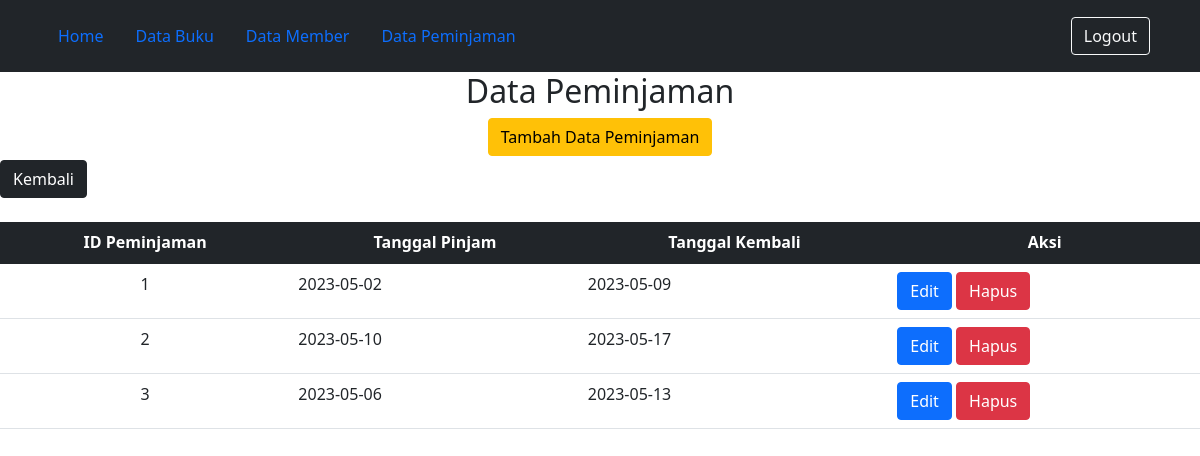
The page /Peminjaman.php (signed in) on the database its author committed.
### tables this page shows
CREATE TABLE `peminjaman` (
  `id_peminjaman` int(12) NOT NULL,
  `tgl_pinjam` date NOT NULL,
  `tgl_kembali` date NOT NULL
);

### Koneksi.php (called while the page is built, shortened)
<?php
function koneksi()
{
    try {
        $dbh = new PDO('mysql:host=localhost;dbname=prak501', "root", "");
        $dbh->setAttribute( PDO::ATTR_ERRMODE, PDO::ERRMODE_EXCEPTION );
      }
      catch (PDOException $e) {
        print "Koneksi atau query bermasalah: " . $e->getMessage() . "<br/>";
        die();
      }
    return $dbh;
}
?>

### Model.php (the view, shortened to what this page needs)
<!DOCTYPE html>
<html lang="en">
<head>
    <link href="https://cdn.jsdelivr.net/npm/bootstrap@5.1.3/dist/css/bootstrap.min.css" rel="stylesheet">
</head>
<body>
</body>
</html>
<?php
include_once('Koneksi.php');
include_once('Header.php');
function readData($nama_tabel)
{
    $stmt = koneksi()->prepare("SELECT * FROM $nama_tabel");
    $stmt-> execute();
    $result = $stmt-> fetchAll();
    if (!empty($result)) {
        if ($nama_tabel == "member") {
            foreach ($result as $hasil) {
                echo "<tr>";
                echo "<td  class='text-center'>" . $hasil['id_member'] . "</td>";
                echo "<td>" . $hasil['nama_member'] . "</td>";
                echo "<td>" . $hasil['nomor_member'] . "</td>";
                echo "<td>" . $hasil['password'] . "</td>";
                echo "<td>" . $hasil['alamat'] . "</td>";
                echo "<td>" . $hasil["tgl_mendaftar"] . "</td>";
                echo "<td>" . $hasil["tgl_terakhir_bayar"] . "</td>";
                echo "<td>";
                echo "<a class='btn btn-primary' href='FormMember.php?id_member=" . $hasil['id_member'] . "'>Edit</a>";
                echo " ";
                echo "<a class='btn btn-danger' href='Member.php?id_member=" . $hasil['id_member'] . "' onclick=\"return confirm('Yakin Ingin Dihapus?')\">Hapus</a>";
                echo "</td>";
                echo "</tr>";
            }
        }
        elseif ($nama_tabel == "peminjaman") {
            foreach ($result as $hasil) {
                echo "<tr>";
                echo "<td class='text-center'>" . $hasil["id_peminjaman"] . "</td>";
                echo "<td>" . $hasil["tgl_pinjam"] . "</td>";
                echo "<td>" . $hasil["tgl_kembali"] . "</td>";
                echo "<td>";
                echo "<a class='btn btn-primary' href='FormPeminjaman.php?id_peminjaman=" . $hasil['id_peminjaman'] . "'>Edit</a>";
                echo "<a class='btn btn-danger' href='Peminjaman.php?id_peminjaman=" . $hasil['id_peminjaman'] . "' onclick=\"return confirm('Yakin Ingin Dihapus?')\">Hapus</a>";
                echo "</td>";
                echo "</tr>";
            }
        }
    }
}

### rows shown on the page
peminjaman: id_peminjaman "1", tgl_pinjam "2023-05-02", tgl_kembali "2023-05-09"
peminjaman: id_peminjaman "2", tgl_pinjam "2023-05-10", tgl_kembali "2023-05-17"
peminjaman: id_peminjaman "3", tgl_pinjam "2023-05-06", tgl_kembali "2023-05-13"
